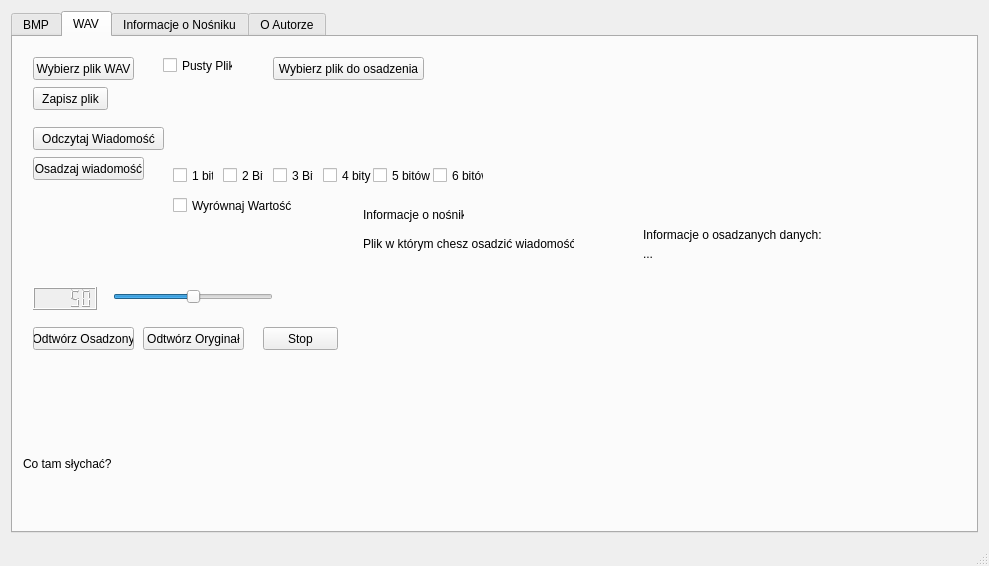
<?xml version="1.0" encoding="UTF-8"?>
<ui version="4.0">
 <class>MainWindow</class>
 <widget class="QMainWindow" name="MainWindow">
  <property name="geometry">
   <rect>
    <x>0</x>
    <y>0</y>
    <width>989</width>
    <height>566</height>
   </rect>
  </property>
  <property name="windowTitle">
   <string>MainWindow</string>
  </property>
  <widget class="QWidget" name="glownyWidget">
   <layout class="QHBoxLayout" name="horizontalLayout">
    <item>
     <widget class="QTabWidget" name="tabWidget">
      <property name="enabled">
       <bool>true</bool>
      </property>
      <property name="sizePolicy">
       <sizepolicy hsizetype="Minimum" vsizetype="Minimum">
        <horstretch>0</horstretch>
        <verstretch>0</verstretch>
       </sizepolicy>
      </property>
      <property name="minimumSize">
       <size>
        <width>900</width>
        <height>500</height>
       </size>
      </property>
      <property name="baseSize">
       <size>
        <width>900</width>
        <height>550</height>
       </size>
      </property>
      <property name="currentIndex">
       <number>1</number>
      </property>
      <property name="movable">
       <bool>false</bool>
      </property>
      <widget class="QWidget" name="zakladkaBMP">
       <attribute name="title">
        <string>BMP</string>
       </attribute>
       <widget class="QPushButton" name="guzikWczytajBMP">
        <property name="geometry">
         <rect>
          <x>10</x>
          <y>10</y>
          <width>111</width>
          <height>23</height>
         </rect>
        </property>
        <property name="text">
         <string>Wybierz BMP/PNG</string>
        </property>
       </widget>
       <widget class="QLabel" name="label_1">
        <property name="geometry">
         <rect>
          <x>260</x>
          <y>20</y>
          <width>161</width>
          <height>21</height>
         </rect>
        </property>
        <property name="font">
         <font>
          <family>Times New Roman</family>
          <pointsize>10</pointsize>
         </font>
        </property>
        <property name="text">
         <string>LSB w Czerwonej składowej:</string>
        </property>
       </widget>
       <widget class="QLabel" name="label_2">
        <property name="geometry">
         <rect>
          <x>260</x>
          <y>60</y>
          <width>161</width>
          <height>21</height>
         </rect>
        </property>
        <property name="font">
         <font>
          <family>Times New Roman</family>
          <pointsize>10</pointsize>
         </font>
        </property>
        <property name="text">
         <string>LSB w Zielonej składowej:</string>
        </property>
       </widget>
       <widget class="QLabel" name="label_3">
        <property name="geometry">
         <rect>
          <x>260</x>
          <y>100</y>
          <width>161</width>
          <height>21</height>
         </rect>
        </property>
        <property name="font">
         <font>
          <family>Times New Roman</family>
          <pointsize>10</pointsize>
         </font>
        </property>
        <property name="text">
         <string>LSB w Niebieskiej składowej:</string>
        </property>
       </widget>
       <widget class="QGroupBox" name="groupBoxRedLSB">
        <property name="geometry">
         <rect>
          <x>540</x>
          <y>10</y>
          <width>331</width>
          <height>41</height>
         </rect>
        </property>
        <property name="title">
         <string>Numer bitu</string>
        </property>
        <property name="flat">
         <bool>false</bool>
        </property>
        <property name="checkable">
         <bool>false</bool>
        </property>
        <widget class="QCheckBox" name="checkBoxR8">
         <property name="enabled">
          <bool>true</bool>
         </property>
         <property name="geometry">
          <rect>
           <x>10</x>
           <y>10</y>
           <width>31</width>
           <height>21</height>
          </rect>
         </property>
         <property name="statusTip">
          <string/>
         </property>
         <property name="text">
          <string>8</string>
         </property>
         <property name="checkable">
          <bool>true</bool>
         </property>
         <property name="checked">
          <bool>false</bool>
         </property>
         <property name="autoRepeat">
          <bool>false</bool>
         </property>
         <property name="tristate">
          <bool>false</bool>
         </property>
        </widget>
        <widget class="QCheckBox" name="checkBoxR7">
         <property name="geometry">
          <rect>
           <x>50</x>
           <y>10</y>
           <width>31</width>
           <height>21</height>
          </rect>
         </property>
         <property name="text">
          <string>7</string>
         </property>
        </widget>
        <widget class="QCheckBox" name="checkBoxR6">
         <property name="geometry">
          <rect>
           <x>90</x>
           <y>10</y>
           <width>31</width>
           <height>21</height>
          </rect>
         </property>
         <property name="text">
          <string>6</string>
         </property>
        </widget>
        <widget class="QCheckBox" name="checkBoxR1">
         <property name="geometry">
          <rect>
           <x>290</x>
           <y>10</y>
           <width>31</width>
           <height>21</height>
          </rect>
         </property>
         <property name="text">
          <string>1</string>
         </property>
        </widget>
        <widget class="QCheckBox" name="checkBoxR5">
         <property name="geometry">
          <rect>
           <x>130</x>
           <y>10</y>
           <width>31</width>
           <height>21</height>
          </rect>
         </property>
         <property name="text">
          <string>5</string>
         </property>
        </widget>
        <widget class="QCheckBox" name="checkBoxR4">
         <property name="geometry">
          <rect>
           <x>170</x>
           <y>10</y>
           <width>31</width>
           <height>21</height>
          </rect>
         </property>
         <property name="text">
          <string>4</string>
         </property>
        </widget>
        <widget class="QCheckBox" name="checkBoxR3">
         <property name="geometry">
          <rect>
           <x>210</x>
           <y>10</y>
           <width>31</width>
           <height>21</height>
          </rect>
         </property>
         <property name="text">
          <string>3</string>
         </property>
        </widget>
        <widget class="QCheckBox" name="checkBoxR2">
         <property name="geometry">
          <rect>
           <x>250</x>
           <y>10</y>
           <width>31</width>
           <height>17</height>
          </rect>
         </property>
         <property name="text">
          <string>2</string>
         </property>
        </widget>
       </widget>
       <widget class="QGroupBox" name="groupBoxGreenLSB">
        <property name="geometry">
         <rect>
          <x>540</x>
          <y>50</y>
          <width>331</width>
          <height>41</height>
         </rect>
        </property>
        <property name="title">
         <string/>
        </property>
        <widget class="QCheckBox" name="checkBoxG8">
         <property name="geometry">
          <rect>
           <x>10</x>
           <y>10</y>
           <width>31</width>
           <height>21</height>
          </rect>
         </property>
         <property name="text">
          <string>8</string>
         </property>
        </widget>
        <widget class="QCheckBox" name="checkBoxG7">
         <property name="geometry">
          <rect>
           <x>50</x>
           <y>10</y>
           <width>31</width>
           <height>21</height>
          </rect>
         </property>
         <property name="text">
          <string>7</string>
         </property>
        </widget>
        <widget class="QCheckBox" name="checkBoxG6">
         <property name="geometry">
          <rect>
           <x>90</x>
           <y>10</y>
           <width>31</width>
           <height>21</height>
          </rect>
         </property>
         <property name="text">
          <string>6</string>
         </property>
        </widget>
        <widget class="QCheckBox" name="checkBoxG5">
         <property name="geometry">
          <rect>
           <x>130</x>
           <y>10</y>
           <width>31</width>
           <height>21</height>
          </rect>
         </property>
         <property name="text">
          <string>5</string>
         </property>
        </widget>
        <widget class="QCheckBox" name="checkBoxG4">
         <property name="geometry">
          <rect>
           <x>170</x>
           <y>10</y>
           <width>31</width>
           <height>21</height>
          </rect>
         </property>
         <property name="text">
          <string>4</string>
         </property>
        </widget>
        <widget class="QCheckBox" name="checkBoxG3">
         <property name="geometry">
          <rect>
           <x>210</x>
           <y>10</y>
           <width>31</width>
           <height>21</height>
          </rect>
         </property>
         <property name="text">
          <string>3</string>
         </property>
        </widget>
        <widget class="QCheckBox" name="checkBoxG2">
         <property name="geometry">
          <rect>
           <x>250</x>
           <y>10</y>
           <width>31</width>
           <height>17</height>
          </rect>
         </property>
         <property name="text">
          <string>2</string>
         </property>
        </widget>
        <widget class="QCheckBox" name="checkBoxG1">
         <property name="geometry">
          <rect>
           <x>290</x>
           <y>10</y>
           <width>31</width>
           <height>21</height>
          </rect>
         </property>
         <property name="text">
          <string>1</string>
         </property>
        </widget>
       </widget>
       <widget class="QGroupBox" name="groupBoxBlueLSB">
        <property name="geometry">
         <rect>
          <x>540</x>
          <y>90</y>
          <width>331</width>
          <height>41</height>
         </rect>
        </property>
        <property name="title">
         <string/>
        </property>
        <widget class="QCheckBox" name="checkBoxB8">
         <property name="geometry">
          <rect>
           <x>10</x>
           <y>10</y>
           <width>31</width>
           <height>21</height>
          </rect>
         </property>
         <property name="text">
          <string>8</string>
         </property>
        </widget>
        <widget class="QCheckBox" name="checkBoxB7">
         <property name="geometry">
          <rect>
           <x>50</x>
           <y>10</y>
           <width>31</width>
           <height>21</height>
          </rect>
         </property>
         <property name="text">
          <string>7</string>
         </property>
        </widget>
        <widget class="QCheckBox" name="checkBoxB6">
         <property name="geometry">
          <rect>
           <x>90</x>
           <y>10</y>
           <width>31</width>
           <height>21</height>
          </rect>
         </property>
         <property name="text">
          <string>6</string>
         </property>
        </widget>
        <widget class="QCheckBox" name="checkBoxB1">
         <property name="geometry">
          <rect>
           <x>290</x>
           <y>10</y>
           <width>31</width>
           <height>21</height>
          </rect>
         </property>
         <property name="text">
          <string>1</string>
         </property>
         <property name="tristate">
          <bool>false</bool>
         </property>
        </widget>
        <widget class="QCheckBox" name="checkBoxB5">
         <property name="geometry">
          <rect>
           <x>130</x>
           <y>10</y>
           <width>31</width>
           <height>21</height>
          </rect>
         </property>
         <property name="text">
          <string>5</string>
         </property>
        </widget>
        <widget class="QCheckBox" name="checkBoxB4">
         <property name="geometry">
          <rect>
           <x>170</x>
           <y>10</y>
           <width>31</width>
           <height>21</height>
          </rect>
         </property>
         <property name="text">
          <string>4</string>
         </property>
        </widget>
        <widget class="QCheckBox" name="checkBoxB3">
         <property name="geometry">
          <rect>
           <x>210</x>
           <y>10</y>
           <width>31</width>
           <height>21</height>
          </rect>
         </property>
         <property name="text">
          <string>3</string>
         </property>
        </widget>
        <widget class="QCheckBox" name="checkBoxB2">
         <property name="geometry">
          <rect>
           <x>250</x>
           <y>10</y>
           <width>31</width>
           <height>20</height>
          </rect>
         </property>
         <property name="text">
          <string>2</string>
         </property>
        </widget>
       </widget>
       <widget class="QLabel" name="label_4">
        <property name="geometry">
         <rect>
          <x>10</x>
          <y>140</y>
          <width>46</width>
          <height>13</height>
         </rect>
        </property>
        <property name="text">
         <string>Przed</string>
        </property>
       </widget>
       <widget class="QLabel" name="label_5">
        <property name="geometry">
         <rect>
          <x>470</x>
          <y>140</y>
          <width>46</width>
          <height>13</height>
         </rect>
        </property>
        <property name="text">
         <string>Po</string>
        </property>
       </widget>
       <widget class="QPushButton" name="guzikZapisz">
        <property name="geometry">
         <rect>
          <x>880</x>
          <y>10</y>
          <width>75</width>
          <height>23</height>
         </rect>
        </property>
        <property name="text">
         <string>Zapisz - BMP</string>
        </property>
       </widget>
       <widget class="QPushButton" name="guzikWczytajPlik">
        <property name="geometry">
         <rect>
          <x>10</x>
          <y>40</y>
          <width>151</width>
          <height>23</height>
         </rect>
        </property>
        <property name="text">
         <string>Wybierz plik do osadzenia</string>
        </property>
       </widget>
       <widget class="QLabel" name="labelObrazekPrzed">
        <property name="geometry">
         <rect>
          <x>10</x>
          <y>160</y>
          <width>401</width>
          <height>271</height>
         </rect>
        </property>
        <property name="frameShape">
         <enum>QFrame::Box</enum>
        </property>
        <property name="frameShadow">
         <enum>QFrame::Sunken</enum>
        </property>
        <property name="text">
         <string/>
        </property>
        <property name="scaledContents">
         <bool>true</bool>
        </property>
        <property name="alignment">
         <set>Qt::AlignLeading|Qt::AlignLeft|Qt::AlignTop</set>
        </property>
       </widget>
       <widget class="QLabel" name="labelObrazekPo">
        <property name="geometry">
         <rect>
          <x>470</x>
          <y>160</y>
          <width>391</width>
          <height>271</height>
         </rect>
        </property>
        <property name="frameShape">
         <enum>QFrame::Box</enum>
        </property>
        <property name="frameShadow">
         <enum>QFrame::Sunken</enum>
        </property>
        <property name="text">
         <string/>
        </property>
        <property name="scaledContents">
         <bool>true</bool>
        </property>
        <property name="alignment">
         <set>Qt::AlignLeading|Qt::AlignLeft|Qt::AlignTop</set>
        </property>
       </widget>
       <widget class="QPushButton" name="guzikOsadzajWiadonosc">
        <property name="geometry">
         <rect>
          <x>10</x>
          <y>70</y>
          <width>121</width>
          <height>23</height>
         </rect>
        </property>
        <property name="text">
         <string>Osadź wiadomość</string>
        </property>
       </widget>
       <widget class="QLabel" name="label_BMP_Komunikat">
        <property name="geometry">
         <rect>
          <x>20</x>
          <y>435</y>
          <width>631</width>
          <height>61</height>
         </rect>
        </property>
        <property name="text">
         <string>Jakiś komunikacik Lordzie?</string>
        </property>
        <property name="alignment">
         <set>Qt::AlignLeading|Qt::AlignLeft|Qt::AlignTop</set>
        </property>
       </widget>
       <widget class="QPushButton" name="guzikOdczytajWiadomosc">
        <property name="geometry">
         <rect>
          <x>10</x>
          <y>100</y>
          <width>121</width>
          <height>23</height>
         </rect>
        </property>
        <property name="text">
         <string>Odczytaj Wiadomość</string>
        </property>
       </widget>
       <widget class="QPushButton" name="guzik_zapiszJakoJPEG">
        <property name="geometry">
         <rect>
          <x>880</x>
          <y>40</y>
          <width>75</width>
          <height>23</height>
         </rect>
        </property>
        <property name="text">
         <string>Zapisz - JPEG</string>
        </property>
       </widget>
       <widget class="QSlider" name="suwak_jakoscJPEG">
        <property name="geometry">
         <rect>
          <x>910</x>
          <y>90</y>
          <width>19</width>
          <height>160</height>
         </rect>
        </property>
        <property name="maximum">
         <number>100</number>
        </property>
        <property name="value">
         <number>100</number>
        </property>
        <property name="orientation">
         <enum>Qt::Vertical</enum>
        </property>
       </widget>
       <widget class="QLabel" name="label_6">
        <property name="geometry">
         <rect>
          <x>880</x>
          <y>260</y>
          <width>91</width>
          <height>20</height>
         </rect>
        </property>
        <property name="text">
         <string>Jakość pliku JPEG</string>
        </property>
       </widget>
       <widget class="QLabel" name="label_7">
        <property name="geometry">
         <rect>
          <x>880</x>
          <y>90</y>
          <width>21</width>
          <height>16</height>
         </rect>
        </property>
        <property name="text">
         <string>100</string>
        </property>
       </widget>
       <widget class="QLabel" name="label_8">
        <property name="geometry">
         <rect>
          <x>890</x>
          <y>230</y>
          <width>20</width>
          <height>20</height>
         </rect>
        </property>
        <property name="text">
         <string>0</string>
        </property>
       </widget>
       <widget class="QPushButton" name="guzik_usunWiadomosc">
        <property name="geometry">
         <rect>
          <x>874</x>
          <y>300</y>
          <width>91</width>
          <height>23</height>
         </rect>
        </property>
        <property name="text">
         <string>Usuń Wiadomość</string>
        </property>
       </widget>
       <widget class="QPushButton" name="guzik_KonwertujDoJPEG">
        <property name="geometry">
         <rect>
          <x>140</x>
          <y>10</y>
          <width>111</width>
          <height>23</height>
         </rect>
        </property>
        <property name="text">
         <string>Konwertuj do JPEG</string>
        </property>
       </widget>
      </widget>
      <widget class="QWidget" name="zakladkaWAV">
       <attribute name="title">
        <string>WAV</string>
       </attribute>
       <widget class="QPushButton" name="guzikWczytajWav">
        <property name="geometry">
         <rect>
          <x>20</x>
          <y>20</y>
          <width>101</width>
          <height>23</height>
         </rect>
        </property>
        <property name="text">
         <string>Wybierz plik WAV</string>
        </property>
       </widget>
       <widget class="QPushButton" name="guzikOdtworzOryginal">
        <property name="geometry">
         <rect>
          <x>130</x>
          <y>290</y>
          <width>101</width>
          <height>23</height>
         </rect>
        </property>
        <property name="text">
         <string>Odtwórz Oryginał</string>
        </property>
       </widget>
       <widget class="QPushButton" name="guzikOdtworzOsadzony">
        <property name="geometry">
         <rect>
          <x>20</x>
          <y>290</y>
          <width>101</width>
          <height>23</height>
         </rect>
        </property>
        <property name="text">
         <string>Odtwórz Osadzony</string>
        </property>
       </widget>
       <widget class="QLabel" name="label_WAV_Komunikat">
        <property name="geometry">
         <rect>
          <x>10</x>
          <y>420</y>
          <width>911</width>
          <height>81</height>
         </rect>
        </property>
        <property name="text">
         <string>Co tam słychać? </string>
        </property>
        <property name="alignment">
         <set>Qt::AlignLeading|Qt::AlignLeft|Qt::AlignTop</set>
        </property>
       </widget>
       <widget class="QLabel" name="label_Inf_WAV">
        <property name="geometry">
         <rect>
          <x>350</x>
          <y>200</y>
          <width>211</width>
          <height>201</height>
         </rect>
        </property>
        <property name="text">
         <string>Plik w którym chesz osadzić wiadomość</string>
        </property>
        <property name="alignment">
         <set>Qt::AlignLeading|Qt::AlignLeft|Qt::AlignTop</set>
        </property>
       </widget>
       <widget class="QPushButton" name="guzikOsadzWiadomoscWav">
        <property name="geometry">
         <rect>
          <x>20</x>
          <y>120</y>
          <width>111</width>
          <height>23</height>
         </rect>
        </property>
        <property name="text">
         <string>Osadzaj wiadomość</string>
        </property>
        <property name="autoDefault">
         <bool>false</bool>
        </property>
        <property name="default">
         <bool>false</bool>
        </property>
        <property name="flat">
         <bool>false</bool>
        </property>
       </widget>
       <widget class="QSlider" name="suwak_Glosnosc">
        <property name="geometry">
         <rect>
          <x>100</x>
          <y>250</y>
          <width>160</width>
          <height>19</height>
         </rect>
        </property>
        <property name="value">
         <number>50</number>
        </property>
        <property name="sliderPosition">
         <number>50</number>
        </property>
        <property name="orientation">
         <enum>Qt::Horizontal</enum>
        </property>
       </widget>
       <widget class="QLCDNumber" name="lcd_glosnosc">
        <property name="geometry">
         <rect>
          <x>20</x>
          <y>250</y>
          <width>64</width>
          <height>23</height>
         </rect>
        </property>
        <property name="mouseTracking">
         <bool>false</bool>
        </property>
        <property name="acceptDrops">
         <bool>false</bool>
        </property>
        <property name="accessibleDescription">
         <string/>
        </property>
        <property name="autoFillBackground">
         <bool>true</bool>
        </property>
        <property name="smallDecimalPoint">
         <bool>true</bool>
        </property>
        <property name="intValue" stdset="0">
         <number>50</number>
        </property>
       </widget>
       <widget class="QPushButton" name="guzik_zapisz_WAV">
        <property name="geometry">
         <rect>
          <x>20</x>
          <y>50</y>
          <width>75</width>
          <height>23</height>
         </rect>
        </property>
        <property name="text">
         <string>Zapisz plik</string>
        </property>
       </widget>
       <widget class="QPushButton" name="guzik_stop">
        <property name="geometry">
         <rect>
          <x>250</x>
          <y>290</y>
          <width>75</width>
          <height>23</height>
         </rect>
        </property>
        <property name="text">
         <string>Stop</string>
        </property>
       </widget>
       <widget class="QCheckBox" name="checkBox">
        <property name="geometry">
         <rect>
          <x>160</x>
          <y>130</y>
          <width>41</width>
          <height>17</height>
         </rect>
        </property>
        <property name="text">
         <string>1 bit</string>
        </property>
       </widget>
       <widget class="QCheckBox" name="checkBox_WAV_2Bit">
        <property name="geometry">
         <rect>
          <x>210</x>
          <y>130</y>
          <width>41</width>
          <height>17</height>
         </rect>
        </property>
        <property name="text">
         <string>2 Bit</string>
        </property>
       </widget>
       <widget class="QCheckBox" name="checkBox_WAV_3Bit">
        <property name="geometry">
         <rect>
          <x>260</x>
          <y>130</y>
          <width>41</width>
          <height>17</height>
         </rect>
        </property>
        <property name="text">
         <string>3 Bity</string>
        </property>
       </widget>
       <widget class="QCheckBox" name="checkBox_WAV_PustyPlik">
        <property name="geometry">
         <rect>
          <x>150</x>
          <y>20</y>
          <width>70</width>
          <height>17</height>
         </rect>
        </property>
        <property name="text">
         <string>Pusty Plik</string>
        </property>
       </widget>
       <widget class="QLabel" name="label_Opis_1">
        <property name="geometry">
         <rect>
          <x>350</x>
          <y>170</y>
          <width>101</width>
          <height>16</height>
         </rect>
        </property>
        <property name="text">
         <string>Informacje o nośniku: </string>
        </property>
       </widget>
       <widget class="QPushButton" name="guzik_WAV_OdczytajWiadomosc">
        <property name="geometry">
         <rect>
          <x>20</x>
          <y>90</y>
          <width>131</width>
          <height>23</height>
         </rect>
        </property>
        <property name="text">
         <string>Odczytaj Wiadomość</string>
        </property>
       </widget>
       <widget class="QPushButton" name="guzik_WAV_WczytajPlikDoOsadzenia">
        <property name="geometry">
         <rect>
          <x>260</x>
          <y>20</y>
          <width>151</width>
          <height>23</height>
         </rect>
        </property>
        <property name="text">
         <string>Wybierz plik do osadzenia</string>
        </property>
       </widget>
       <widget class="QCheckBox" name="checkBox_WAV_4Bity">
        <property name="geometry">
         <rect>
          <x>310</x>
          <y>130</y>
          <width>51</width>
          <height>17</height>
         </rect>
        </property>
        <property name="text">
         <string>4 bity</string>
        </property>
       </widget>
       <widget class="QCheckBox" name="checkBox_WAV_5Bitow">
        <property name="geometry">
         <rect>
          <x>360</x>
          <y>130</y>
          <width>61</width>
          <height>17</height>
         </rect>
        </property>
        <property name="text">
         <string>5 bitów</string>
        </property>
       </widget>
       <widget class="QCheckBox" name="checkBox_WAV_6bitow">
        <property name="geometry">
         <rect>
          <x>420</x>
          <y>130</y>
          <width>51</width>
          <height>17</height>
         </rect>
        </property>
        <property name="text">
         <string>6 bitów</string>
        </property>
       </widget>
       <widget class="QCheckBox" name="checkBox_WAV_WyrownywanieWartosci">
        <property name="geometry">
         <rect>
          <x>160</x>
          <y>160</y>
          <width>121</width>
          <height>17</height>
         </rect>
        </property>
        <property name="text">
         <string>Wyrównaj Wartość</string>
        </property>
       </widget>
       <widget class="QLabel" name="label_9">
        <property name="geometry">
         <rect>
          <x>630</x>
          <y>190</y>
          <width>231</width>
          <height>16</height>
         </rect>
        </property>
        <property name="text">
         <string>Informacje o osadzanych danych:</string>
        </property>
       </widget>
       <widget class="QLabel" name="label_WAV_Inf_Osadzane">
        <property name="geometry">
         <rect>
          <x>630</x>
          <y>210</y>
          <width>271</width>
          <height>191</height>
         </rect>
        </property>
        <property name="text">
         <string>...</string>
        </property>
        <property name="alignment">
         <set>Qt::AlignLeading|Qt::AlignLeft|Qt::AlignTop</set>
        </property>
       </widget>
      </widget>
      <widget class="QWidget" name="zakladkaInfoPlikuNosniku">
       <attribute name="title">
        <string>Informacje o Nośniku</string>
       </attribute>
       <widget class="QLabel" name="labelInfONosniku">
        <property name="geometry">
         <rect>
          <x>40</x>
          <y>50</y>
          <width>561</width>
          <height>171</height>
         </rect>
        </property>
        <property name="text">
         <string>&lt;Brak pliku&gt;</string>
        </property>
       </widget>
       <widget class="QLabel" name="labelEtykietaInfoNosniku">
        <property name="geometry">
         <rect>
          <x>40</x>
          <y>20</y>
          <width>71</width>
          <height>21</height>
         </rect>
        </property>
        <property name="text">
         <string>Plik: </string>
        </property>
       </widget>
      </widget>
      <widget class="QWidget" name="zakladkaOAutorze">
       <attribute name="title">
        <string>O Autorze</string>
       </attribute>
       <widget class="QLabel" name="label_InfOAutorze">
        <property name="geometry">
         <rect>
          <x>100</x>
          <y>40</y>
          <width>191</width>
          <height>121</height>
         </rect>
        </property>
        <property name="text">
         <string/>
        </property>
       </widget>
      </widget>
     </widget>
    </item>
   </layout>
  </widget>
  <widget class="QStatusBar" name="statusBar"/>
  <action name="actionWfew">
   <property name="text">
    <string>wfew</string>
   </property>
  </action>
 </widget>
 <layoutdefault spacing="6" margin="11"/>
 <tabstops>
  <tabstop>guzikWczytajBMP</tabstop>
  <tabstop>checkBoxR7</tabstop>
  <tabstop>checkBoxR8</tabstop>
  <tabstop>checkBoxR4</tabstop>
  <tabstop>checkBoxR1</tabstop>
  <tabstop>checkBoxR5</tabstop>
  <tabstop>checkBoxR3</tabstop>
  <tabstop>checkBoxR6</tabstop>
  <tabstop>checkBoxG8</tabstop>
  <tabstop>checkBoxG7</tabstop>
  <tabstop>checkBoxG6</tabstop>
  <tabstop>checkBoxG1</tabstop>
  <tabstop>checkBoxG5</tabstop>
  <tabstop>checkBoxG4</tabstop>
  <tabstop>checkBoxG3</tabstop>
  <tabstop>checkBoxB8</tabstop>
  <tabstop>checkBoxB7</tabstop>
  <tabstop>checkBoxB6</tabstop>
  <tabstop>checkBoxB1</tabstop>
  <tabstop>checkBoxB5</tabstop>
  <tabstop>checkBoxB4</tabstop>
  <tabstop>checkBoxB3</tabstop>
  <tabstop>guzikZapisz</tabstop>
  <tabstop>guzikWczytajPlik</tabstop>
  <tabstop>checkBoxR2</tabstop>
  <tabstop>checkBoxG2</tabstop>
  <tabstop>checkBoxB2</tabstop>
 </tabstops>
 <resources/>
 <connections/>
</ui>
